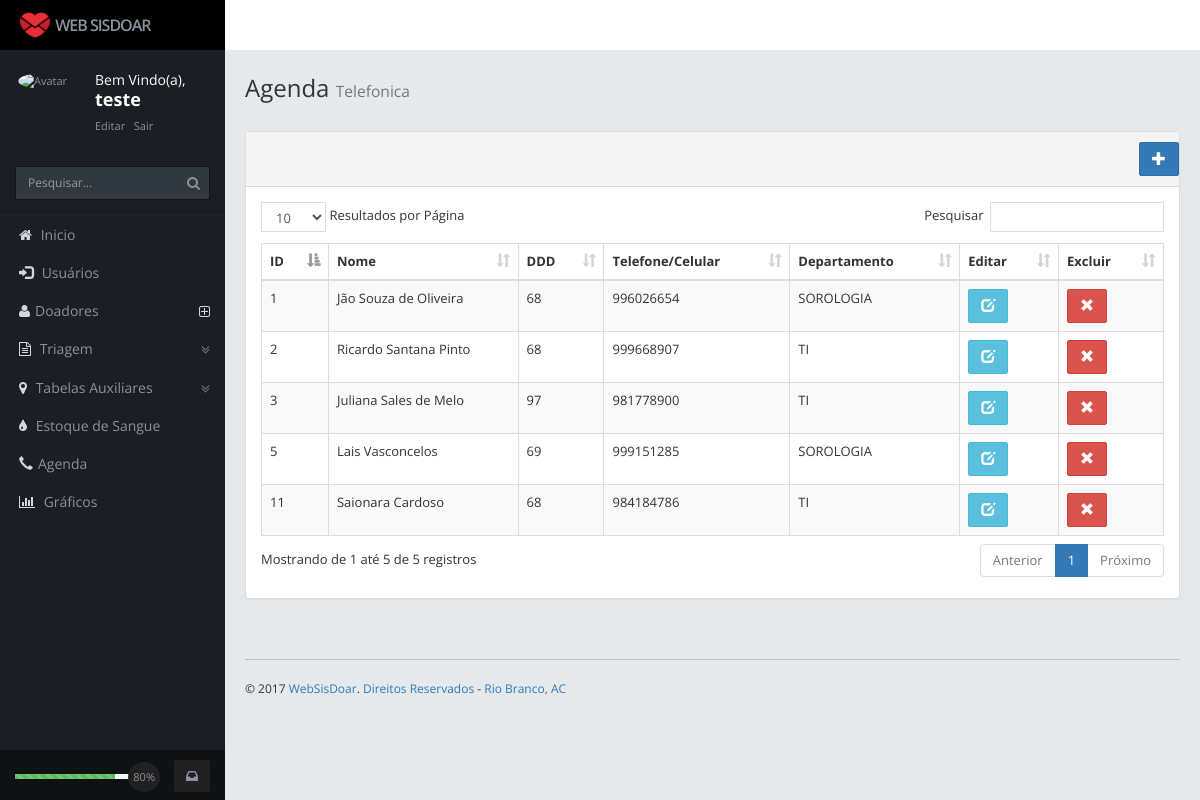
Page /pages/funcionario/lista_agenda.php (signed in) on the committed database.
### tables this page shows
CREATE TABLE `agenda` (
  `idagenda` int(11) NOT NULL AUTO_INCREMENT,
  `nome` varchar(45) NOT NULL,
  `telefone` int(10) NOT NULL,
  `ddd` int(2) NOT NULL,
  `dpto_iddpto` varchar(11) DEFAULT NULL,
  PRIMARY KEY (`idagenda`)
);

CREATE TABLE `dpto` (
  `iddpto` int(11) NOT NULL,
  `descricao` varchar(50) NOT NULL,
  PRIMARY KEY (`iddpto`)
);

### pages/funcionario/lista_agenda.php (the view, shortened to what this page needs)
<?php
include '../../config/conexao.php';
?>
<!DOCTYPE html>
<html>
    <head>
        <?php
        include '../../layout/cabecalho.php';
        ?>
    </head>
    <body >
        <div class="body content rows scroll-y">
            <div class="page-heading animated fadeInDownBig">
                <h1> Agenda <small> Telefonica </small></h1>
            </div>
            <div class="table-responsive">
                <div class="panel panel-default">
                    <div class="panel-heading">
                        <div class="row">
                            <a href="../../pages/funcionario/cadastrar_agenda.php" class="btn btn-primary pull-right"><i class="glyphicon glyphicon-plus"></i></a>
                        </div>
                    </div>
                    <div class="panel-body">
                        <table width="100%" class="table table-striped table-bordered table-hover" id="example2">
                            <thead>
                                <tr>
                                    <th>ID</th>
                                    <th>Nome</th>
                                    <th>DDD</th>
                                    <th>Telefone/Celular</th>
                                    <th>Departamento</th>
                                    <th>Editar</th>
                                    <th>Excluir</th>
                                </tr>
                            </thead>
                            <tbody>
                                <?php
                                $sql = ("select a.idagenda, a.nome, a.ddd, a.telefone, d.descricao"
                                        . " from agenda a, dpto d"
                                        . " where a.dpto_iddpto = d.iddpto ");
                                foreach ($con->query($sql) as $row) {
                                    ?>
                                    <tr>
                                        <td><?php echo $row['idagenda']; ?></td>
                                        <td><?php echo $row['nome']; ?></td>
                                        <td><?php echo $row['ddd']; ?></td>
                                        <td ><?php echo $row['telefone']; ?></td>
                                        <td ><?php echo $row['descricao']; ?></td>
                                        <td>
                                            <?php echo "<a class='btn btn-info' href='atualizar_agenda.php?idagenda=" . $row['idagenda'] . "'><i class='glyphicon glyphicon-edit'></i></a>"; ?>
                                        </td>
                                        <td>
                                            <?php echo "<a href='#' class='btn btn-danger' id='excluir' rel='" . $row['idagenda'] . "'><i class='glyphicon glyphicon-remove'></i></a>"; ?>
                                        </td>
                                    </tr>
                                    <?php
                                }
                                ?>
                            </tbody>
                        </table>
                    </div>
                </div>
            </div>
            <?php
            include '../../layout/rodape.php';
            ?>
    </body>
</html>

### assets/css/style.css (style rules this page uses)
body { background: #fff; padding-top: 50px; margin: 0; -webkit-text-size-adjust: 100%; font-family: 'Open Sans', Arial; }
h1,h2,h3,h4,h5,h6 { font-family: 'Open Sans', Arial; }
.table > thead > tr > th { vertical-align: middle; border-bottom: 1px solid #dddddd; }
.btn { border-radius: 2px; }
.rows, .col, .page { overflow: hidden; position: absolute; }
.rows { left: 0; right: 0; }
.scroll-y { overflow-y: auto; -webkit-overflow-scrolling: touch; }
.body.rows { top: 50px; bottom: 50px; }
.body.content.rows { top: 50px; bottom: 0px; background: #E5E9EC; padding: 20px; font-size: 13px; }
.page-heading { margin: 0px 0 25px; padding: 5px 0; }
.page-heading h1 { margin: 0; padding: 0; font-weight: 400; font-size: 24px; }

### rows in the picture
agenda: idagenda "1", nome "Jão Souza de Oliveira", ddd "68", telefone "996026654", dpto.descricao "SOROLOGIA"
agenda: idagenda "2", nome "Ricardo Santana Pinto", ddd "68", telefone "999668907", dpto.descricao "TI"
agenda: idagenda "3", nome "Juliana Sales de Melo", ddd "97", telefone "981778900", dpto.descricao "TI"
agenda: idagenda "5", nome "Lais Vasconcelos", ddd "69", telefone "999151285", dpto.descricao "SOROLOGIA"
agenda: idagenda "11", nome "Saionara Cardoso", ddd "68", telefone "984184786", dpto.descricao "TI"

### other values in the picture
$_SESSION['usuarioNome'] "teste"
